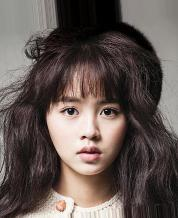
#> input picture dataset/img_align_celeba/001317.jpg, 178 x 218 px; its folder holds 4 pictures in this run
$ python resize_celeba_image.py
#> lines starting #> are read from the running program, lines starting #| are printed output that depends on the picture
# -*- coding:utf-8 -*-
"""
@author:Xu Jingyi
@file:cut_celeba_image.py
@time:2019-03-1816:03
"""

import cv2
import os

list1 = os.listdir("./dataset/img_align_celeba/")
n = len(list1)
for i in range(n):
    print(i, '/', n)
    imgName = os.path.basename(list1[i])
    if (os.path.splitext(imgName)[1] != ".jpg"): continue

    img = cv2.imread('dataset/img_align_celeba/' + imgName)
#> img is the input picture: shape (218, 178, 3); mean B, G, R 82.1, 86.5, 98.3

    img_nearest = cv2.resize(img, (160, 192), cv2.INTER_NEAREST)
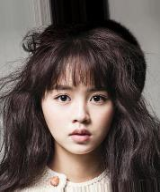
#> img_nearest: shape (192, 160, 3); mean B, G, R 82, 86.3, 98.2

    cv2.imwrite('dataset/resized_celeba/' + imgName, img_nearest)
#> pass 2 of the loop `for i in range(n):`:
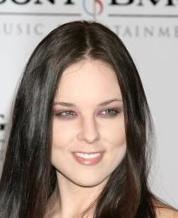
#> input picture dataset/img_align_celeba/001820.jpg, 178 x 218 px
#> img is the input picture: shape (218, 178, 3); mean B, G, R 130.1, 137.6, 150.4
#> `img_nearest = cv2.resize(img, (160, 192), cv2.INTER_NEAREST)`:
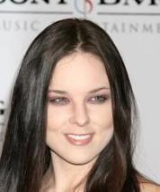
#> img_nearest: shape (192, 160, 3); mean B, G, R 130, 137.5, 150.3
